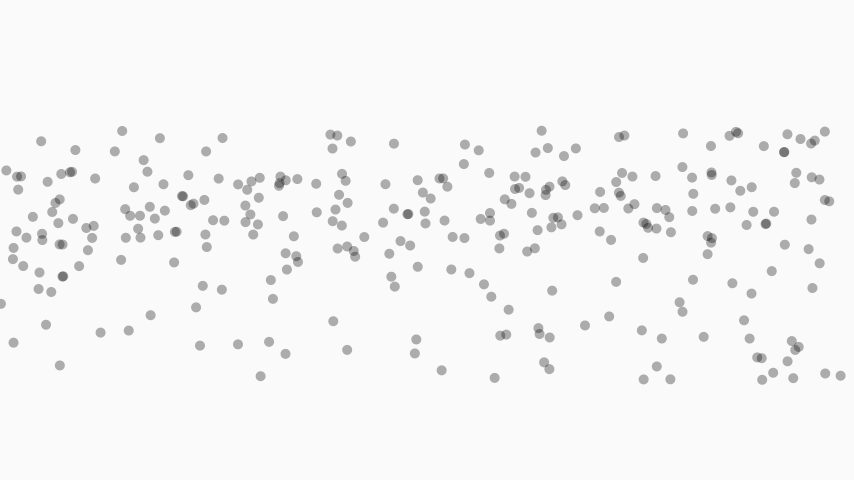
Frame 1 (no input)
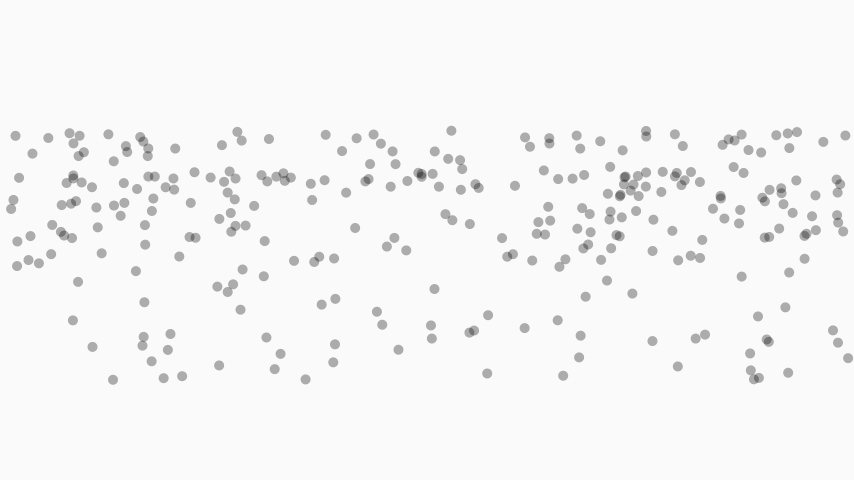
Frame 60 (the mouse pressed at the canvas centre just before this capture)
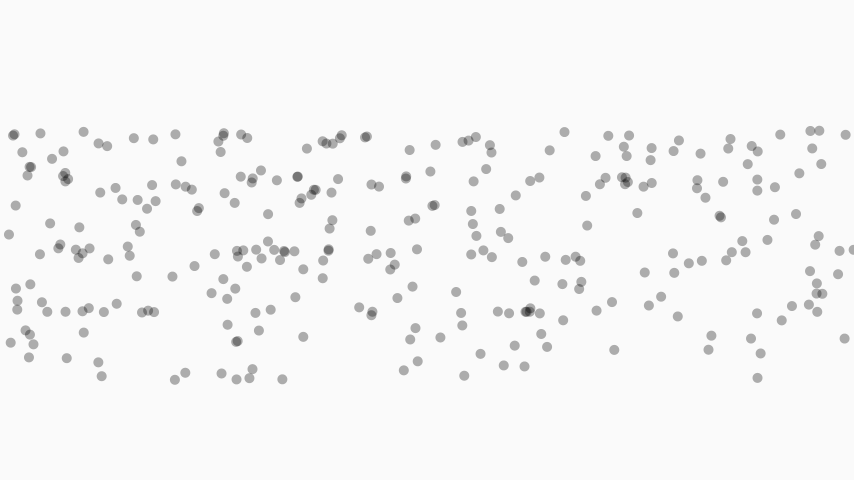
Frame 120 (the mouse held since frame 60 and released just before this capture)

The Processing sketch that drew these frames (run headless with seeded random() and noise(); from frame 60 on, the mouse is pressed at the canvas centre):

// Processing sketch: sketch_sample05
// ── sketch_sample05.pde
float t;
void setup(){
  size(854, 480);
}

void draw(){
  background(250);
  noStroke();
  t += 0.01;
  for(int i=0; i<300; i++){
    float x = random(width);
    float y = noise(t + i*0.01) * height;
    fill(0, 80);
    ellipse(x, y, 10, 10);
  }
}
